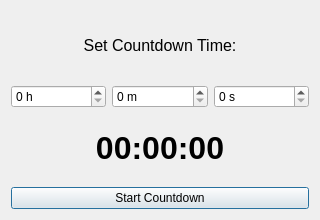
<?xml version="1.0" encoding="UTF-8"?>
<ui version="4.0">
 <class>ScheduledPickDialog</class>
 <widget class="QDialog" name="ScheduledPickDialog">
  <property name="windowModality">
   <enum>Qt::WindowModality::NonModal</enum>
  </property>
  <property name="geometry">
   <rect>
    <x>0</x>
    <y>0</y>
    <width>320</width>
    <height>220</height>
   </rect>
  </property>
  <property name="windowTitle">
   <string>Scheduled Pick</string>
  </property>
  <property name="modal">
   <bool>true</bool>
  </property>
  <layout class="QVBoxLayout" name="verticalLayout">
   <item>
    <widget class="QLabel" name="label">
     <property name="font">
      <font>
       <pointsize>12</pointsize>
      </font>
     </property>
     <property name="text">
      <string>Set Countdown Time:</string>
     </property>
     <property name="alignment">
      <set>Qt::AlignmentFlag::AlignCenter</set>
     </property>
    </widget>
   </item>
   <item>
    <layout class="QHBoxLayout" name="timeInputLayout">
     <item>
      <widget class="QSpinBox" name="hourSpinBox">
       <property name="suffix">
        <string notr="true"> h</string>
       </property>
      </widget>
     </item>
     <item>
      <widget class="QSpinBox" name="minuteSpinBox">
       <property name="suffix">
        <string notr="true"> m</string>
       </property>
       <property name="maximum">
        <number>59</number>
       </property>
      </widget>
     </item>
     <item>
      <widget class="QSpinBox" name="secondSpinBox">
       <property name="suffix">
        <string notr="true"> s</string>
       </property>
       <property name="maximum">
        <number>59</number>
       </property>
      </widget>
     </item>
    </layout>
   </item>
   <item>
    <widget class="QLabel" name="timeLabel">
     <property name="font">
      <font>
       <pointsize>24</pointsize>
       <bold>true</bold>
      </font>
     </property>
     <property name="text">
      <string notr="true">00:00:00</string>
     </property>
     <property name="alignment">
      <set>Qt::AlignmentFlag::AlignCenter</set>
     </property>
    </widget>
   </item>
   <item>
    <widget class="QPushButton" name="startButton">
     <property name="text">
      <string>Start Countdown</string>
     </property>
    </widget>
   </item>
  </layout>
 </widget>
 <resources/>
 <connections/>
</ui>
